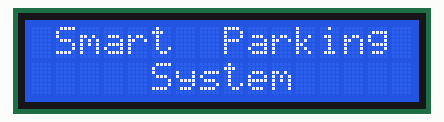
The sketch below on a simulated ESP32. On the bench: 16×2 character LCD. WiFi joins after 1.5 s; servers stay silent unless stated.

Above: at 0.1 s.
At 3.1 s:
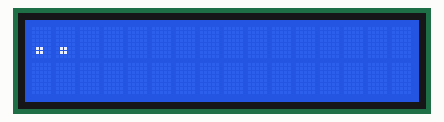
At 3.7 s:
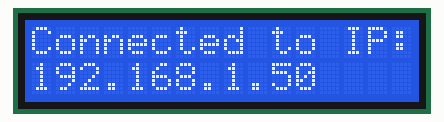

Measured:
- what the display in image 1 shows lasts 0.5 s, from 3.1 s to 3.6 s
- what the display in image 2 shows lasts 1.5 s, from 3.6 s to 5.1 s

The sketch:

Basic_OTA.ino
```cpp
/*
  Rui Santos
  Complete project details
   - Arduino IDE: https://RandomNerdTutorials.com/esp32-ota-over-the-air-arduino/
   - VS Code: https://RandomNerdTutorials.com/esp32-ota-over-the-air-vs-code/

  This sketch shows a Basic example from the AsyncElegantOTA library: ESP32_Async_Demo
  https://github.com/ayushsharma82/AsyncElegantOTA
*/

#include <Arduino.h>
#include <Wire.h>                    // I2C communication library
#include <LiquidCrystal_I2C.h>       // I2C LCD library
#include <WiFi.h>
#include <AsyncTCP.h>
#include <ESPAsyncWebSrv.h>
#include <AsyncElegantOTA.h>

const char* ssid = "TP-Link_8320";      // your wifi hotspot name
const char* password = "Garighora";     // hotspot password

AsyncWebServer server(80);

// Address of I2C display
#define I2C_ADDR 0x27

// Initialize the display
LiquidCrystal_I2C lcd(I2C_ADDR, 16, 2);

void setup(void) {

  // Initialize the lcd
  lcd.init();
  lcd.backlight();                            // Turn on the backlight
  lcd.print(F(" Smart  Parking"));            // Display initial message
  lcd.setCursor(0, 1);
  lcd.print(F("     System"));
  delay(2000);
  lcd.clear();

  // Serial.begin(115200);
  WiFi.mode(WIFI_STA);
  WiFi.begin(ssid, password);
  // Serial.println("");

  // Wait for connection
  while (WiFi.status() != WL_CONNECTED) {
    delay(500);
    // Serial.print(".");
    lcd.print(".");
  }
  // Serial.println("");
  // Serial.print("Connected to ");
  // Serial.println(ssid);
  // Serial.print("IP address: ");
  // Serial.println(WiFi.localIP());

  lcd.clear();
  lcd.print(F("Connected to IP:"));
  lcd.setCursor(0, 1);
  lcd.print(WiFi.localIP().toString());
  delay(1500);
  lcd.clear();

  server.on("/", HTTP_GET, [](AsyncWebServerRequest *request) {
    request->send(200, "text/plain", "Hi! I am ESP32.");
  });

  AsyncElegantOTA.begin(&server);    // Start ElegantOTA
  server.begin();
  // Serial.println("HTTP server started");
}

void loop(void) {

}
```
